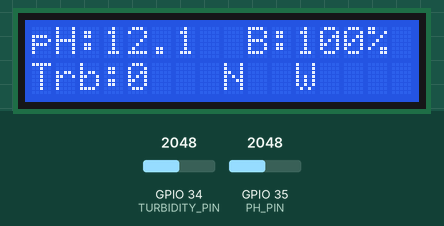
The sketch below on a simulated ESP32. On the bench: 16×2 character LCD. Inputs (shaded band) come from the test bench; at power-on: GPIO 35 (PH_PIN) = 2048, GPIO 34 (TURBIDITY_PIN) = 2048 (analog values on the 0–4095 scale). WiFi joins after 1.5 s; servers stay silent unless stated; uploads are accepted with an empty reply; what the sketch prints to the serial monitor is not drawn.

Above: at 4.8 s.
4.9 s: GPIO 35 (PH_PIN) set to 2866
At 6.7 s:
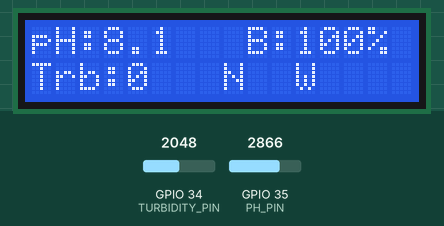
7.4 s: GPIO 34 (TURBIDITY_PIN) set to 1228
At 10.3 s:
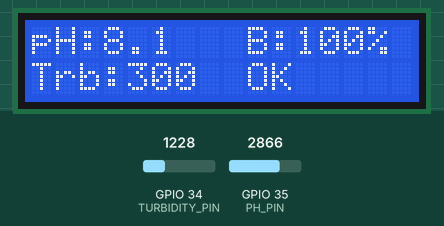
10.4 s: GPIO 35 (PH_PIN) set to 3040
At 11.7 s:
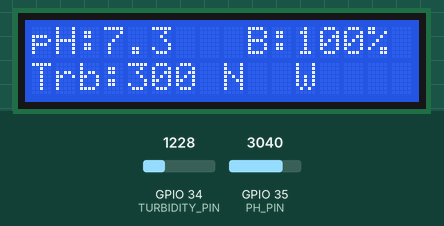
12.4 s: GPIO 34 (TURBIDITY_PIN) set to 491
At 13.2 s:
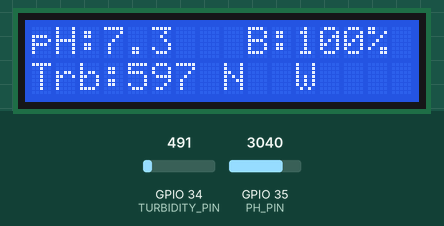
14.4 s: GPIO 35 (PH_PIN) set to 2960
At 15.9 s:
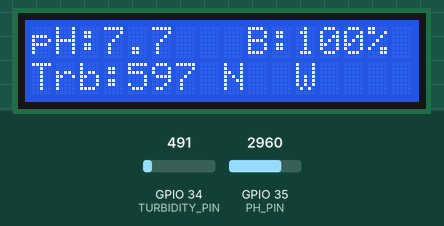
16.4 s: GPIO 34 (TURBIDITY_PIN) set to 0
At 17.4 s:
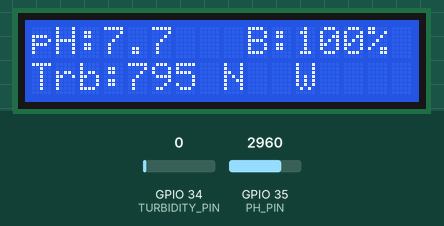
Timing chart, 0 to 19.4 s (numbered marks = the images above; inputs shaded):
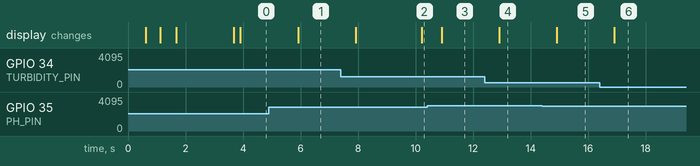

The sketch:

chrono_drone.ino
```cpp
#include <WiFi.h>
#include <HTTPClient.h>
#include <Wire.h>
#include <LiquidCrystal_I2C.h>

// =============================================
// 1. KONFIGURASI PIN SENSOR
// =============================================
#define PH_PIN        35  // Sensor pH di GPIO 35
#define TURBIDITY_PIN 34  // Sensor Turbidity di GPIO 34

// =============================================
// 2. KONFIGURASI WIFI & SERVER
// =============================================
const char* ssid     = "daffaganteng";        // GANTI dengan WiFi Anda
const char* password = "kutilanak";           // GANTI dengan password WiFi Anda
const String serverName = "http://fauzan.underwaterdrone.my.id/api.php";

// =============================================
// 3. INISIALISASI OBJEK & VARIABEL
// =============================================
LiquidCrystal_I2C lcd(0x27, 16, 2);

float phValue      = 7.0;
float turbidityNTU = 0.0;
int   batteryPct   = 100;  // Baterai dummy (ganti dengan sensor baterai bila ada)

unsigned long lastSendTime  = 0;
unsigned long lastReadTime  = 0;
const unsigned long SEND_INTERVAL = 10000; // Kirim data tiap 10 detik
const unsigned long READ_INTERVAL = 1000;  // Baca sensor tiap 1 detik

// =============================================
// 4. KALIBRASI SENSOR
// =============================================
// --- pH Calibration ---
// Lakukan kalibrasi 2 titik menggunakan larutan buffer pH 4.0 dan pH 7.0
// Ukur tegangan saat sensor dicelup ke masing-masing buffer, lalu isi nilai di bawah:
float phVoltageAt4  = 3.00; // Tegangan (V) saat sensor di buffer pH 4.0 -- UKUR & GANTI
float phVoltageAt7  = 2.50; // Tegangan (V) saat sensor di buffer pH 7.0 -- UKUR & GANTI
// Slope dan intercept dihitung otomatis dari 2 titik di atas

// --- Turbidity Calibration ---
float clearWaterVoltage = 1.59; // Tegangan air jernih (hasil pengukuran Anda)
const float TURBIDITY_MAX_NTU   = 3000.0; // Batas atas NTU sesuai sensor
const float TURBIDITY_FACTOR    = 500.0;  // Faktor konversi (sesuaikan)

// =============================================
// 5. PROTOTYPES
// =============================================
float readPH();
float readTurbidity();
void  updateLCD(float ph, float ntu, int bat, bool wifiOk);
bool  sendToServer(float ph, float ntu, int bat);
bool  reconnectWiFi();

// =============================================
// SETUP
// =============================================
void setup() {
  Serial.begin(115200);

  // Setup ADC
  analogReadResolution(12); // 0-4095 (12-bit)
  analogSetAttenuation(ADC_11db); // Rentang 0-3.3V untuk semua pin

  // Setup LCD
  lcd.init();
  lcd.backlight();
  lcdPrint("CHRONO Drone", "Connecting WiFi");

  // Koneksi WiFi
  Serial.println("\n=== CHRONO Drone System ===");
  Serial.printf("Menghubungkan ke WiFi: %s\n", ssid);

  WiFi.mode(WIFI_STA);
  WiFi.begin(ssid, password);

  int attempts = 0;
  while (WiFi.status() != WL_CONNECTED && attempts < 30) {
    delay(500);
    Serial.print(".");
    attempts++;
    lcd.setCursor(0, 1);
    lcd.printf("Attempt %d       ", attempts);
  }

  if (WiFi.status() == WL_CONNECTED) {
    String ip = WiFi.localIP().toString();
    Serial.printf("\nWiFi Connected! IP: %s\n", ip.c_str());
    lcdPrint("WiFi Connected!", ip.substring(0, 16));
    delay(2000);
  } else {
    Serial.println("\nWiFi Gagal! Cek SSID/Password.");
    lcdPrint("WiFi Gagal!", "Cek Password");
    delay(3000);
  }

  lcd.clear();
}

// =============================================
// LOOP
// =============================================
void loop() {
  unsigned long now = millis();

  // --- A. BACA SENSOR (tiap READ_INTERVAL) ---
  if (now - lastReadTime >= READ_INTERVAL) {
    lastReadTime = now;

    phValue      = readPH();
    turbidityNTU = readTurbidity();

    // Log ke Serial
    Serial.printf("\n=== SENSOR DATA ===\n");
    Serial.printf("pH       : %.2f\n", phValue);
    Serial.printf("Turbidity: %.0f NTU\n", turbidityNTU);
    Serial.printf("Battery  : %d%%\n", batteryPct);
    Serial.printf("WiFi     : %s\n", WiFi.status() == WL_CONNECTED ? "OK" : "PUTUS");

    // Update LCD
    updateLCD(phValue, turbidityNTU, batteryPct, WiFi.status() == WL_CONNECTED);
  }

  // --- B. KIRIM KE SERVER (tiap SEND_INTERVAL) ---
  if (now - lastSendTime >= SEND_INTERVAL) {
    lastSendTime = now;

    if (WiFi.status() != WL_CONNECTED) {
      Serial.println("WiFi putus, mencoba reconnect...");
      reconnectWiFi();
    }

    if (WiFi.status() == WL_CONNECTED) {
      bool ok = sendToServer(phValue, turbidityNTU, batteryPct);
      lcd.setCursor(8, 1);
      lcd.print(ok ? " OK  " : " ERR ");
    }
  }
}

// =============================================
// FUNGSI: Baca pH (sampling + kalibrasi 2 titik)
// =============================================
float readPH() {
  // Hitung slope & intercept dari 2 titik kalibrasi
  // slope = (pH2 - pH1) / (V2 - V1)
  // intercept: pH = slope * V + b  =>  b = pH1 - slope * V1
  float slope     = (7.0 - 4.0) / (phVoltageAt7 - phVoltageAt4);
  float intercept = 4.0 - slope * phVoltageAt4;

  // Sampling ADC (20 sampel, ambil rata-rata)
  long adcSum = 0;
  for (int i = 0; i < 20; i++) {
    adcSum += analogRead(PH_PIN);
    delay(5);
  }
  float voltage = (adcSum / 20.0) * 3.3 / 4095.0;

  Serial.printf("  [pH] ADC avg: %.0f | Volt: %.3f V\n", adcSum / 20.0, voltage);

  // Konversi ke pH
  float ph = slope * voltage + intercept;

  // Batasi ke 0–14
  ph = constrain(ph, 0.0, 14.0);
  return ph;
}

// =============================================
// FUNGSI: Baca Turbidity (sampling + konversi NTU)
// =============================================
float readTurbidity() {
  // Sampling ADC (20 sampel, ambil rata-rata)
  long adcSum = 0;
  for (int i = 0; i < 20; i++) {
    adcSum += analogRead(TURBIDITY_PIN);
    delay(5);
  }
  float voltage = (adcSum / 20.0) * 3.3 / 4095.0;

  Serial.printf("  [Turb] ADC avg: %.0f | Volt: %.3f V\n", adcSum / 20.0, voltage);

  float ntu = 0.0;
  if (voltage < clearWaterVoltage) {
    // Semakin rendah tegangan = semakin keruh
    float diff = clearWaterVoltage - voltage;
    ntu = diff * TURBIDITY_FACTOR;
    ntu = constrain(ntu, 0.0, TURBIDITY_MAX_NTU);
  }
  return ntu;
}

// =============================================
// FUNGSI: Tampilkan ke LCD (16x2)
// =============================================
void updateLCD(float ph, float ntu, int bat, bool wifiOk) {
  // Baris 0: "pH:7.1  B:100%"
  lcd.setCursor(0, 0);
  lcd.printf("pH:%-4.1f  B:%-3d%%", ph, bat);

  // Baris 1: "Trb:1234N W/X"
  // "Trb:" = 4 char, nilai NTU max 4 digit, "N " = 2 char, " W" atau " X" = 2 char = 12 total, aman
  lcd.setCursor(0, 1);
  lcd.printf("Trb:%-4.0fN  %s  ", ntu, wifiOk ? "W" : "X");
}

// =============================================
// FUNGSI: Versi helper LCD 2 baris
// =============================================
void lcdPrint(const char* line1, const char* line2) {
  lcd.clear();
  lcd.setCursor(0, 0);
  lcd.print(line1);
  lcd.setCursor(0, 1);
  lcd.print(line2);
}

void lcdPrint(const char* line1, const String& line2) {
  lcdPrint(line1, line2.c_str());
}

// =============================================
// FUNGSI: Kirim data ke server via HTTP GET
// =============================================
bool sendToServer(float ph, float ntu, int bat) {
  HTTPClient http;

  String url = serverName
             + "?kualitas_air=" + String(ph, 2)
             + "&tahan="        + String(ntu, 2)
             + "&daya_listrik=" + String(bat);

  Serial.printf("Kirim ke server: %s\n", url.c_str());

  http.begin(url);
  http.setTimeout(8000); // Timeout 8 detik

  int httpCode = http.GET();
  bool success = false;

  if (httpCode > 0) {
    String response = http.getString();
    Serial.printf("HTTP %d | Response: %s\n", httpCode, response.substring(0, 60).c_str());
    success = (httpCode == 200);
  } else {
    Serial.printf("Error HTTP: %d (%s)\n", httpCode, http.errorToString(httpCode).c_str());
  }

  http.end();
  return success;
}

// =============================================
// FUNGSI: Reconnect WiFi
// =============================================
bool reconnectWiFi() {
  WiFi.disconnect();
  WiFi.begin(ssid, password);

  int attempts = 0;
  while (WiFi.status() != WL_CONNECTED && attempts < 20) {
    delay(500);
    Serial.print(".");
    attempts++;
  }

  if (WiFi.status() == WL_CONNECTED) {
    Serial.printf("\nReconnect berhasil! IP: %s\n", WiFi.localIP().toString().c_str());
    return true;
  } else {
    Serial.println("\nReconnect gagal.");
    return false;
  }
}
```

Measured:
- after the input at 4.9 s, the display: changes after 1.0 s (image 1)
- after the input at 7.4 s, the display: first changes after 0.51 s (image 2 shows a later state)
- after the input at 10.4 s, the display: changes after 0.51 s (image 3)
- after the input at 12.4 s, the display: changes after 0.51 s (image 4)
- after the input at 14.4 s, the display: changes after 0.51 s (image 5)
- after the input at 16.4 s, the display: changes after 0.51 s (image 6)
